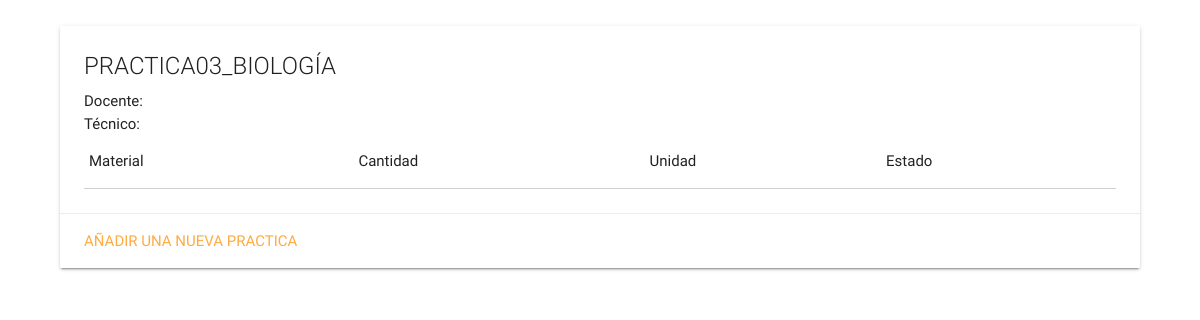
Before: /paginas/verpractica.php?practica=PRACTICA03_BIOLOGÍA (signed in) with the older database file.
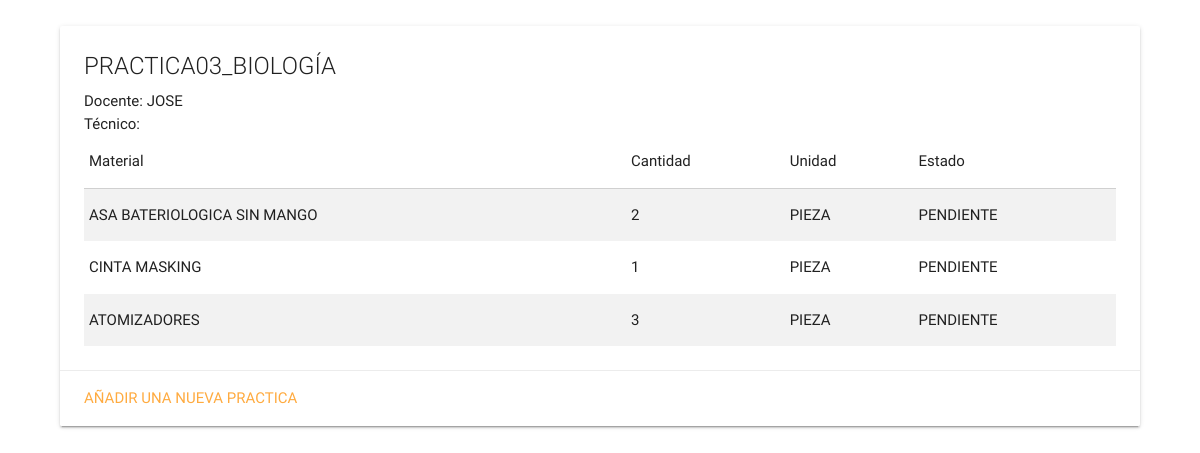
After: the same page with the newer database file.
### tables this page shows
CREATE TABLE `material_practica` (
  `ID_PRACTICA` varchar(50) NOT NULL,
  `ID_MATERIAL` int(50) NOT NULL,
  `ID_HORARIO` int(5) NOT NULL,
  `ID_TECNICO` varchar(50) DEFAULT NULL,
  `CANTIDAD_USADA` varchar(10) NOT NULL,
  `UNIDAD` varchar(50) NOT NULL,
  `ESTADO` varchar(20) NOT NULL,
  `OBSERVACIONES` mediumtext
);

CREATE TABLE `material` (
  `ID_MATERIAL` int(50) NOT NULL,
  `USUARIO_ADMIN` varchar(50) NOT NULL,
  `DESCRIPCION` mediumtext NOT NULL,
  `MARCA` varchar(50) NOT NULL,
  `PROVEDOR` varchar(50) NOT NULL,
  `CANTIDAD` varchar(10) NOT NULL,
  `UNIDAD` varchar(50) NOT NULL,
  `FECHA_ENTREGA` date NOT NULL,
  `FECHA_ACTUALIZACION` date NOT NULL,
  `OBSERVACIONES` mediumtext
);

### paginas/verpractica.php (the view, shortened to what this page needs)
<!DOCTYPE html>
<html>
  <head>
  </head>
  <body>
    <div style="width:90%;margin: 26px auto;">
      <div class="card">
				<div class="card-content">
	        <?php
	          include '../conexion.php';
	          mysqli_query($conect,"SET NAMES 'utf8'");
	          $practica = $_GET['practica'];
	          $docente = "SELECT DISTINCT(horario.ID_MAESTRO)
	                      FROM material_practica
	                      INNER JOIN horario ON material_practica.ID_HORARIO = horario.ID_HORARIO WHERE material_practica.ID_PRACTICA = '{$practica}'";
	          $tecnico = "SELECT DISTINCT(tecnico.`NOMBRE(S)`)
	                      FROM material_practica
	                      INNER JOIN tecnico ON material_practica.ID_TECNICO = tecnico.ID_TECNICO WHERE material_practica.ID_PRACTICA = '{$practica}'";
	          $lista = "SELECT material.DESCRIPCION, material_practica.CANTIDAD_USADA, material_practica.UNIDAD, material_practica.ESTADO
	                       FROM material_practica
	                       INNER JOIN material ON material_practica.ID_MATERIAL = material.ID_MATERIAL WHERE material_practica.ID_PRACTICA = '{$practica}'";
	          $docente = mysqli_query($conect,$docente);
	          $docente = mysqli_fetch_array($docente,MYSQLI_BOTH);
	          if($tecnico = mysqli_query($conect,$tecnico)){
								$tecnico = mysqli_fetch_array($tecnico,MYSQLI_BOTH);
						}
						else {
								$tecnico = "No asignado";
						}
	          $lista = mysqli_query($conect,$lista);
						echo "<span class='card-title truncate'>".$practica."</span>Docente: ".$docente[0]."<br>Técnico: ".$tecnico[0]."";
	          echo "<table class='striped' border='1px'>
	                  <thead>
		                  <tr>
		                    <td>Material</td>
		                    <td>Cantidad</td>
		                    <td>Unidad</td>
												<td>Estado</td>
		                  </tr>
										</thead>";
	          while ($result = mysqli_fetch_array($lista, MYSQLI_BOTH)) {
	            echo "<tr>
	                    <td>".$result[0]."</td>
	                    <td>".$result[1]."</td>
	                    <td>".$result[2]."</td>
											<td>".$result[3]."</td>
	                  </tr>";
	          }
	          echo "</table>";
	        ?>
				</div>
				<div class="card-action">
					<a href="crear_practica.php">Añadir una nueva practica</a>
				</div>
      </div>
    </div>
  </body>
</html>

Changed rows visible on the page:
added material_practica: ID_MATERIAL.DESCRIPCION "ASA BATERIOLOGICA SIN MANGO", CANTIDAD_USADA "2", UNIDAD "PIEZA", ESTADO "PENDIENTE"
added material_practica: ID_MATERIAL.DESCRIPCION "CINTA MASKING", CANTIDAD_USADA "1", UNIDAD "PIEZA", ESTADO "PENDIENTE"
added material_practica: ID_MATERIAL.DESCRIPCION "ATOMIZADORES", CANTIDAD_USADA "3", UNIDAD "PIEZA", ESTADO "PENDIENTE"
Other visible differences:
$docente[0]: (not shown) → "JOSE"
